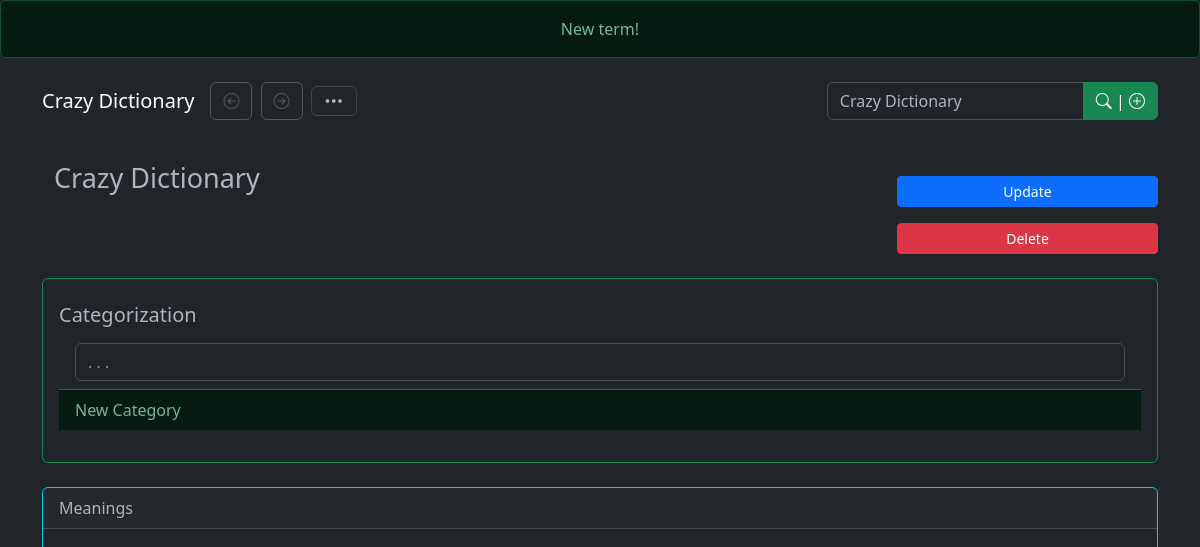
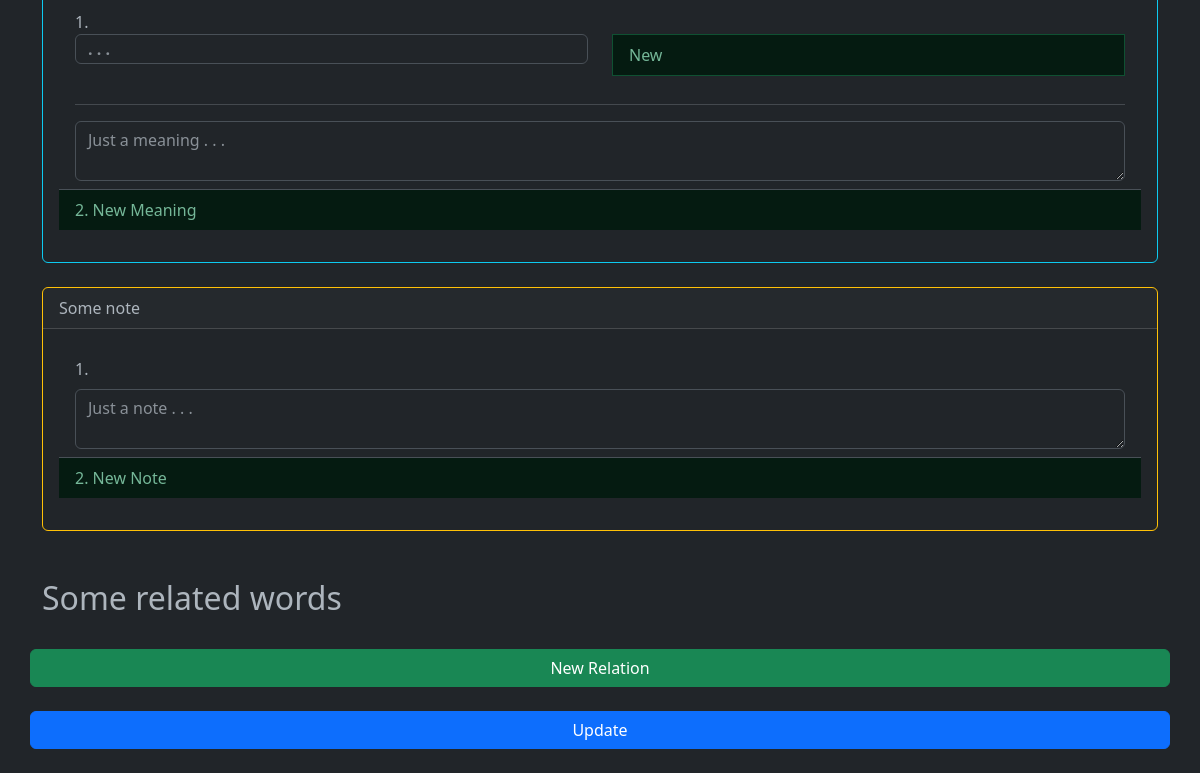
Page /dictionary/Crazy Dictionary on the earlier database version (2 pictures, top to bottom).
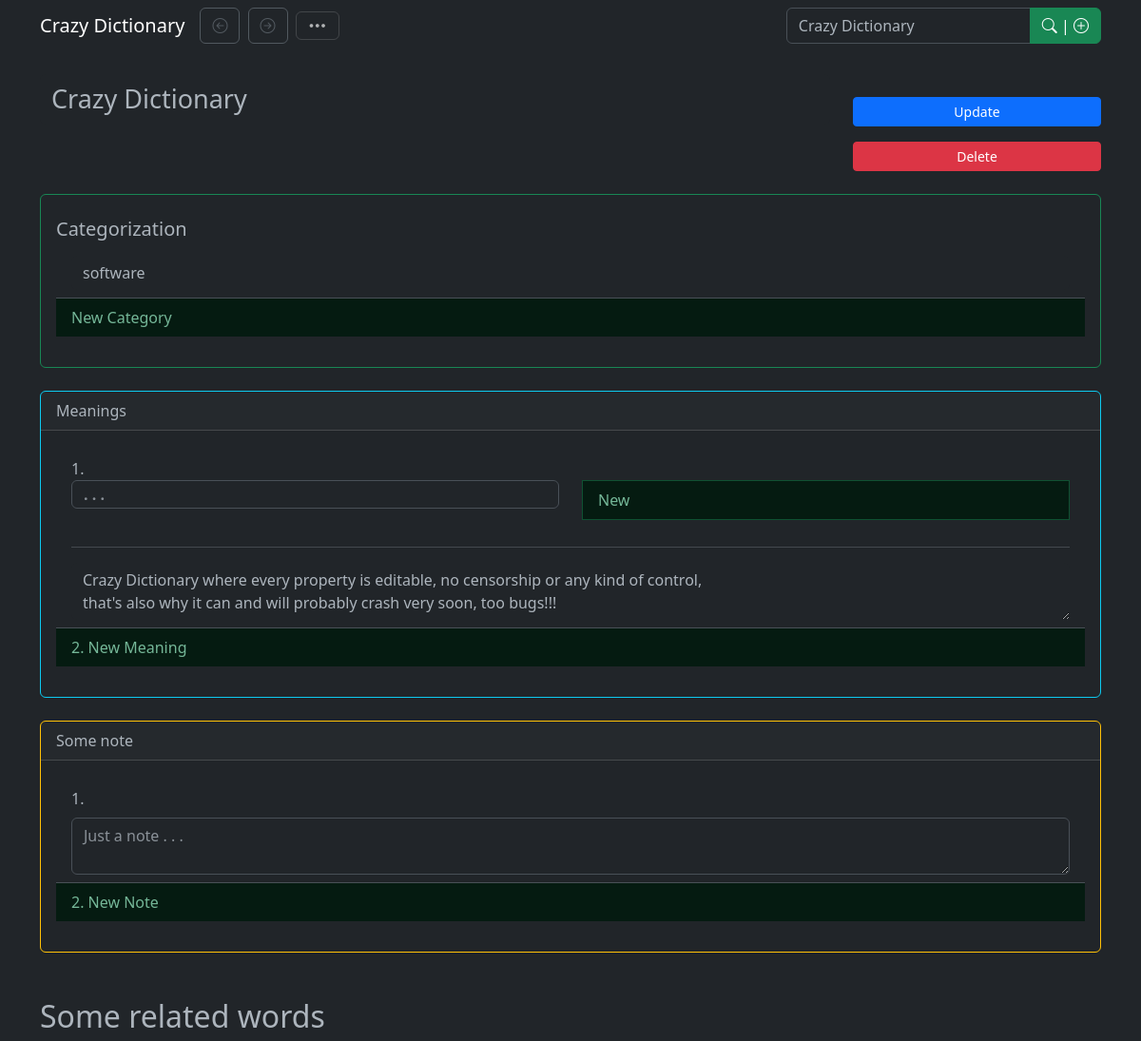
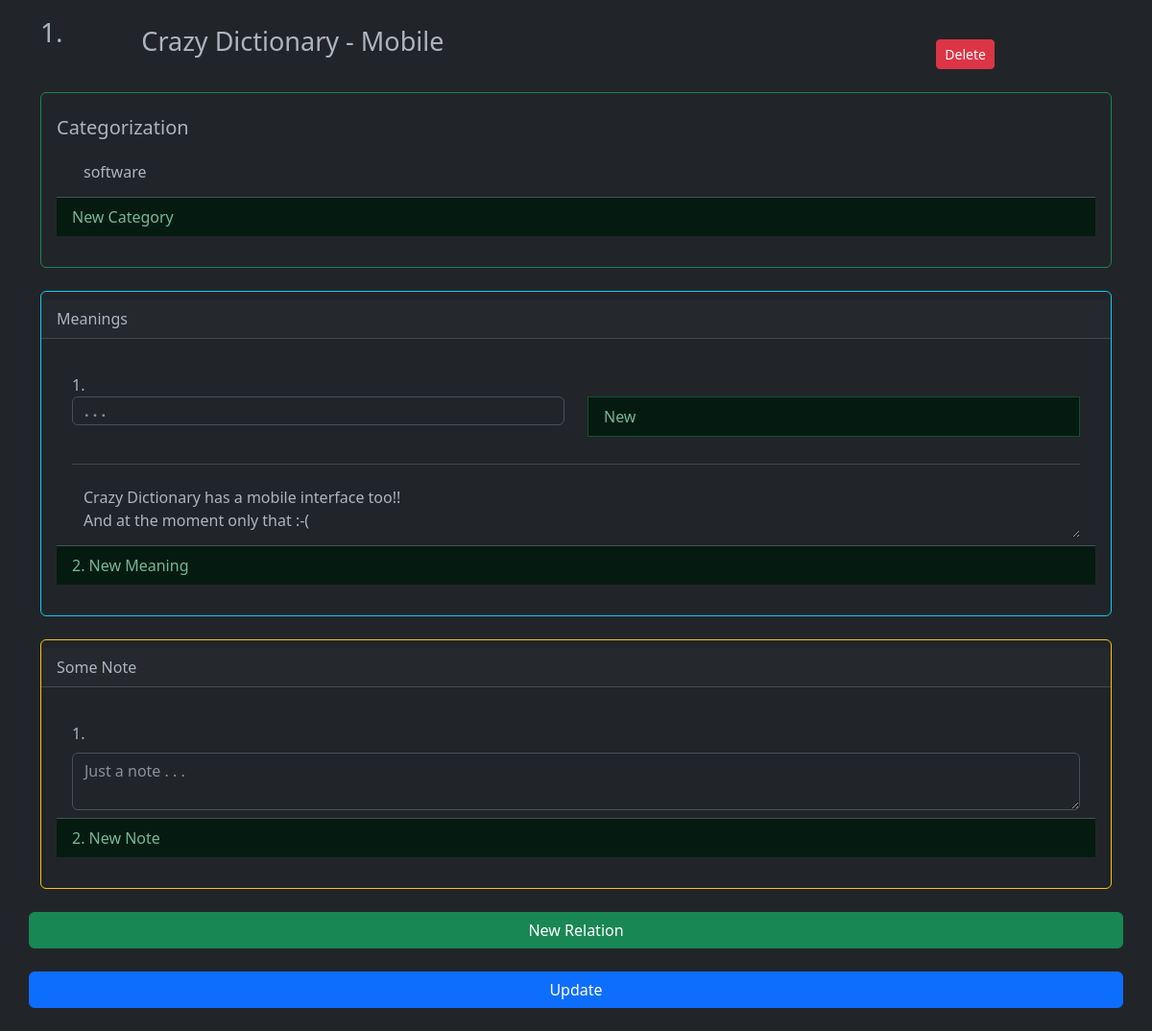
Same page on the later database version (2 pictures, top to bottom).
### tables this page shows
CREATE TABLE "words" (
"key"	INTEGER,
"word"	TEXT NOT NULL UNIQUE,
"mean"	TEXT DEFAULT '? ? ?',
"ref"	INTEGER,
"note"	TEXT,
PRIMARY KEY("key"),
FOREIGN KEY("ref") REFERENCES "words"("key")
);

### CrazyDic_app.py (the view, shortened to what this page needs)
    def wrappe(**kwargs):
        if __name__ == '__main__':
            print('initializing... :    '+'; '.join([k+' = '+kwargs[k] for k in kwargs]))
        if request.args.get('new_session'):
            session_data.set_session(new=True)
        else:
            session_data.set_session()
        if 'word' in kwargs and request.path == (url_for('dictionary') + kwargs['word']):
            if session_data['chron-index'] >= 0 \
                    and request.path != session_data['chron'][session_data['chron-index']]:
                if session_data['chron-index'] == len(session_data['chron']) - 1:
                    session_data['chron'].append(request.path)
                else:
                    session_data['chron'] = session_data['chron'][:session_data['chron-index'] + 1] + [request.path]
                session_data['chron-index'] += 1
                remove = len(session_data['chron']) - CHRON_MAX
                if remove > 0:
                    session_data['chron'] = session_data['chron'][remove:]
                    session_data['chron-index'] -= remove
            elif not session_data['chron']:
                session_data['chron'].append(request.path)
                session_data['chron-index'] = 0
        return func(kwargs) if kwargs else func()

### templates/mobile/crazy_dictionary.html (shortened to what this page needs)
{% extends "floor.html" %}
{% set vox = session['vox'] %}
{% set history_cat = session['history']['categories'] %}
{% set history_note = session['history']['notes'] %}
{% block content %}
<div class="container-sm mt-4 mb-4" style="width: 100%;margin-top: 6rem">
    <form method="post">
        <div class="row">
            <div class="col-9">
                <input type="text" class="form-control input-lg no-border" placeholder="{{ vox['name'] }}" value="{{ vox['name'] }}" name="term" >
            </div>
            <div class="d-grid gap-3 col-3 mx-auto">
            <button type="button" class="btn btn-primary btn-sm mt-4" data-bs-toggle="modal" data-bs-target="#submitModal">
                Update
            </button>
                <button type="button" class="btn btn-danger btn-sm"
                        data-bs-toggle="modal" data-bs-target="#deleteModal">
                    Delete
                </button>
            </div>
        </div>
        <div class="card border-success mt-4 mt-2">
            <div class="card-body">
                <h5 class="card-title mt-2 mb-2">Categorization</h5>
                <ol class="list-group list-group-flush mt-1 mb-3" id="ol-cat">
                    <li class="blueprint list-group-item">
                        <div class="dropdown">
                            <input class="form-control no-border" id="input-cat-#number-ol-cat#"
                            placeholder=". . ." name="cat-#number-ol-cat#" value="#ol-cat#" data-bs-toggle="dropdown" autocomplete="off" aria-expanded="true">
                        </div>
                    </li>
                    <button class="list-group-item list-group-item-action list-group-item-success"
                            type="button" onclick="newInstance('ol-cat')">New Category</button>
                </ol>
            </div>
        </div>
        <div class="card border-info mt-4">
            <div class="card-header">Meanings</div>
            <div class="card-body">
                <ol class="list-group list-group-numbered list-group-flush mt-1 mb-3" id="ol-mean">
                    <li class="blueprint list-group-item">
                        <div class="row" id="ol-mean-#number-ol-mean#-mean-cat">
                            <div class="blueprint col-6">
                                <input type="text" class="form-control input-sm fw-semibold mb-4 no-border"
                                    name="mean-#number-ol-mean#-mean-cat-#number-ol-mean-#number-ol-mean#-mean-cat#"
                                    placeholder=". . ." value="#ol-mean-#number-ol-mean#-mean-cat#"
                                    style="height: 30px">
                            </div>
                            <div class="col-6">
                                <button class="list-group-item list-group-item-action list-group-item-success"
                                    type="button" onclick="newInstance('ol-mean-#number-ol-mean#-mean-cat')">New</button>
                            </div>
                        </div>
                        <hr>
                        <textarea class="form-control mt-2 no-border"
                        id="textarea-mean-#number-ol-mean#"
                        oninput='styleTextarea(this.id);'
                        placeholder="Just a meaning . . ." name="mean-#number-ol-mean#">#ol-mean#</textarea>
                    </li>
                    <button class="list-group-item list-group-item-action list-group-item-success"
                            type="button" onclick="newInstance('ol-mean', 'ol-mean-#number-ol-mean#-mean-cat');">New Meaning</button>
                </ol>
            </div>
        </div>
        <div class="card border-warning mt-4">
            <div class="card-header">Some note</div>
            <div class="card-body">
                <ol class="list-group list-group-numbered list-group-flush mt-1 mb-3" id="ol-note">
                    <li class="blueprint list-group-item">
                        <div class="dropdown">
                            <textarea class="form-control mt-2 no-border"
                                    id="textarea-note-#number-ol-note#"
                                    oninput="styleTextarea(this.id)"
                                    data-bs-toggle="dropdown" id="textarea-note-#number-ol-note#"
                                    placeholder="Just a note . . ." name="note-#number-ol-note#"
                                    autocomplete="off">#ol-note#</textarea>
                        </div>
                    </li>
                    <button class="list-group-item list-group-item-action list-group-item-success"
                            type="button" onclick="newInstance('ol-note')">New Note</button>
                </ol>
            </div>
        </div>
        <h2 class="mt-5"> Some related words </h2>
        {% for link in vox['links'] %}
        {% set link_loop = loop %}
        <div class="row mt-4 me-2">
            <div class="col-1">
                <h3> {{ link_loop.index }}. </h3>
            </div>
            <div class="col-9">
                <input type="text" class="form-control input-lg no-border"
                       placeholder="{{ link['name'] }}"
                       value="{{ link['name'] }}" name="linked-{{ link_loop.index0 }}-term">
            </div>
            <div class="col-2">
                <button type="submit" class="btn btn-danger btn-sm mt-4" name="btn-remove"
                        value="remove-{{ link_loop.index0 }}">
                    Delete
                </button>
            </div>
        </div>
        <div class="card border-success mt-4 mt-2 ">
            <div class="card-body">
                <h5 class="card-title mt-2 mb-2">Categorization</h5>
                <ol class="list-group list-group-flush mt-1 mb-3" id="linked-{{ link_loop.index0 }}-ol-cat">
                    <li class="blueprint list-group-item">
                        <div class="dropdown">
                            <input class="form-control no-border"
                                   data-bs-toggle="dropdown" id="input-linked-{{ link_loop.index0 }}-cat-#number-linked-{{ link_loop.index0 }}-ol-cat#"
                                   placeholder=". . ." name="linked-{{ link_loop.index0 }}-cat-#number-linked-{{ link_loop.index0 }}-ol-cat#" value="#linked-{{ link_loop.index0 }}-ol-cat#"
                                   autocomplete="off" aria-expanded="true">
                        </div>
                    </li>
                     <button class="list-group-item list-group-item-action list-group-item-success" type="button"
                     onclick="newInstance('linked-{{ link_loop.index0 }}-ol-cat')">New Category</button>
                </ol>
            </div>
        </div>
        <div class="card border-info mt-4">
            <div class="card-header mt-2 mb-2">Meanings</div>
            <div class="card-body">
                <ol class="list-group list-group-numbered list-group-flush mt-1 mb-3" id="linked-{{ link_loop.index0 }}-ol-mean">
                    <li class="blueprint list-group-item">
                        <div class="row" id="linked-{{ link_loop.index0 }}-ol-mean-#number-linked-{{ link_loop.index0 }}-ol-mean#-mean-cat">
                                <div class="col-6 blueprint">
                                    <input type="text" class="form-control input-sm fw-semibold no-border mb-4"
                                           name="linked-{{ link_loop.index0 }}-mean-#number-linked-{{ link_loop.index0 }}-ol-mean#-mean-cat-#number-linked-{{ link_loop.index0 }}-ol-mean-#number-linked-{{ link_loop.index0 }}-ol-mean#-mean-cat#"
                                           placeholder=". . ." value="#linked-{{ link_loop.index0 }}-ol-mean-#number-linked-{{ link_loop.index0 }}-ol-mean#-mean-cat#"
                                           style="height: 30px">
                                </div>
                            <div class="col-6">
                                <button class="list-group-item list-group-item-action list-group-item-success" type="button"
                                        onclick="newInstance('linked-{{ link_loop.index0 }}-ol-mean-#number-linked-{{ link_loop.index0 }}-ol-mean#-mean-cat')">New</button>
                            </div>
                        </div>
                        <hr>
                        <textarea class="form-control no-border mt-2"
                        id="textarea-linked-{{ link_loop.index0 }}-mean-#number-linked-{{ link_loop.index0 }}-ol-mean#"
                        oninput="styleTextarea(this.id)"
                        placeholder="Just a meaning . . ." name="linked-{{ link_loop.index0 }}-mean-#number-linked-{{ link_loop.index0 }}-ol-mean#">#linked-{{ link_loop.index0 }}-ol-mean#</textarea>
                    </li>
                     <button class="list-group-item list-group-item-action list-group-item-success" type="button"
                     onclick="newInstance('linked-{{ link_loop.index0 }}-ol-mean', 'linked-{{ link_loop.index0 }}-ol-mean-#number-linked-{{ link_loop.index0 }}-ol-mean#-mean-cat')">New Meaning</button>
                </ol>
            </div>
        </div>
        <div class="card border-warning mt-4">
            <div class="card-header mt-2 mb-2">Some Note</div>
            <div class="card-body">
                <ol class="list-group list-group-numbered list-group-flush mt-1 mb-3" id="linked-{{ link_loop.index0 }}-ol-note">
                    <li class="blueprint list-group-item">
                        <div class="dropdown">
                            <textarea class="form-control no-border mt-2"
                            id="textarea-linked-{{ link_loop.index0 }}-note-#number-linked-{{ link_loop.index0 }}-ol-note#"
                            data-bs-toggle="dropdown"
                            oninput="styleTextarea(this.id)"
                            placeholder="Just a note . . ." name="linked-{{ link_loop.index0 }}-note-#number-linked-{{ link_loop.index0 }}-ol-note#"
                            autocomplete="off">#linked-{{ link_loop.index0 }}-ol-note#</textarea>
                        </div>
                    </li>
                     <button class="list-group-item list-group-item-action list-group-item-success" type="button"
                     onclick="newInstance('linked-{{ link_loop.index0 }}-ol-note')">New Note</button>
                </ol>
            </div>
        </div>
        {% endfor %}
        <div class="row align-items-center justify-content-center">
            <button type="submit" class="btn btn-success mt-4 w-80" name="btn-add-link">New Relation</button>
        </div>
        <div class="row align-items-center justify-content-center">
            <button type="button" class="btn btn-primary mt-4" data-bs-toggle="modal" data-bs-target="#submitModal">Update</button>
        </div>
    </form>
</div>
{% endblock %}

### templates/floor.html (shortened to what this page needs)
{% extends "basement.html" %}
{% block base_content %}
{% set vox = session['vox'] %}
{% set dark_mode = session['dark-mode'] %}
{% set read_mode = session['read-mode'] %}
    {% with messages = get_flashed_messages(with_categories=True) %}
      {% if messages %}
        {% for category, message in messages %}
          <div class="sticky-top alert alert-{{ category }} text-center" role="alert">
              {{ message }}
          </div>
        {% endfor %}
      {% endif %}
    {% endwith %}
    <nav class="navbar">
        <div class="container">
        <span class="navbar-brand mb-0 h1">Crazy Dictionary</span>
        <ul class="navbar-nav me-auto mb-2 mb-lg-0">
            <li class="nav-item">
                <form method="post" role="search">
                    {% if session['is-chron-back'] %}
                    <button class="btn btn-outline-secondary me-1" name="go-back" type="submit"><i class="bi bi-arrow-left-circle"></i></button>
                    {% else %}
                    <button class="btn btn-outline-secondary me-1" name="go-back" type="submit" disabled><i class="bi bi-arrow-left-circle"></i></button>
                    {% endif %}
                    {% if session['is-chron-forward'] %}
                    <button class="btn btn-outline-secondary me-1" name="go-forward" type="submit"><i class="bi bi-arrow-right-circle"></i></button>
                    {% else %}
                    <button class="btn btn-outline-secondary me-1" name="go-forward" type="submit" disabled><i class="bi bi-arrow-right-circle"></i></button>
                    {% endif %}
                    <button class="navbar-toggler btn btn-outline-secondary" type="button" data-bs-toggle="offcanvas" data-bs-target="#offcanvasNavbar" aria-controls="offcanvasNavbar">
                        <i class="bi bi-three-dots"></i>
                    </button>
                </form>
            </li>
        </ul>
        <form class="d-flex" role="search" method="post">
            <div class="input-group">
                <input class="form-control" type="search" placeholder="{{ vox['name'] if vox['name'] else 'Look it Up Here' }}" value="{{ vox['name']}}" name="search" aria-label="Search">
                <button class="btn btn-success" name="btn-search" type="submit" value="btn-search"><i class="bi bi-search"></i> | <i class="bi bi-plus-circle"></i></button>
            </div>
        </form>
      </div>
    </nav>
    {% block content %}{% endblock %}
{% endblock %}

### templates/basement.html (shortened to what this page needs)
<!doctype html>
<html lang="en" data-bs-theme="{{ 'dark' if session['dark-mode'] else 'light' }}">
  <head>
    <link rel="stylesheet" href="{{ url_for('static', filename='bootstrap_css/custom_bootstrap.css') }}">
    <link rel="stylesheet" href="{{ url_for('static', filename='bootstrap_icons/bootstrap-icons.css') }}">
  </head>
  <body>
  {% block base_content %}{% endblock %}
  </body>
</html>

Differences in the rows shown:
now on this page (row edited): words: search "Crazy Dictionary", term "Crazy Dictionary"
now on this page (row edited): words: index "1", name "Crazy Dictionary - Mobile", index0 "software", index0 "Crazy Dictionary has a mobile interface too!! And at the moment only that :-(", index0 "Just a note . . ."
Other differences:
form field value: (not shown) → "software"
form field value: (not shown) → "Crazy Dictionary where every property is editable, no censorship or any kind of control, that's also why it can and will probably crash very soon, too bugs!!!"
form field search: "Crazy Dictionary" → (not shown)
form field term: "Crazy Dictionary" → (not shown)
list line gone: "New term!"
